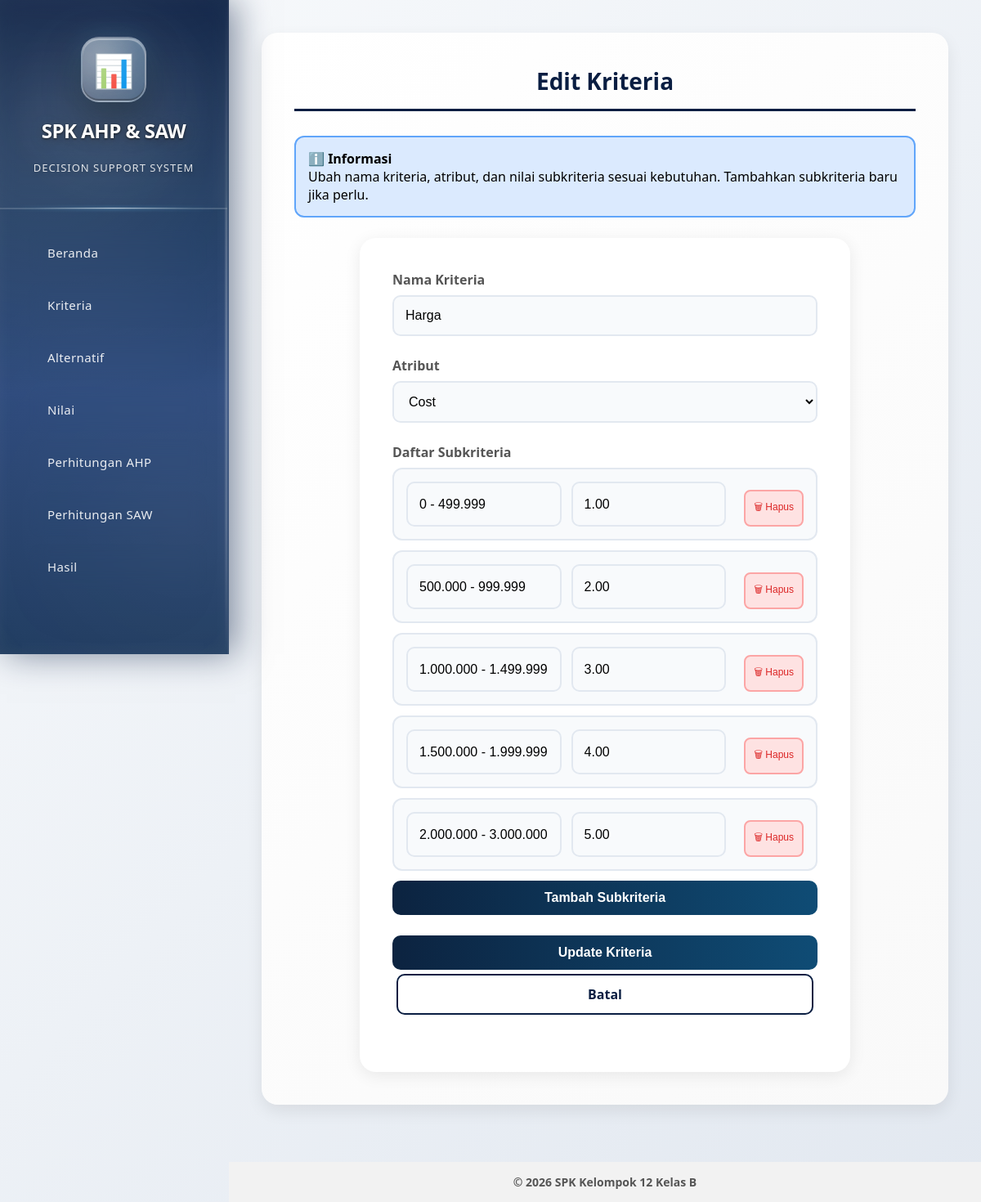
The app's page /edit_kriteria.php?id=23 (signed in) with its own data.
### tables this page shows
CREATE TABLE `criterias` (
  `id_criteria` tinyint(3) UNSIGNED NOT NULL,
  `criteria` varchar(100) NOT NULL,
  `attribute` enum('benefit','cost') NOT NULL
);

CREATE TABLE `sub_criterias` (
  `id_subcriteria` int(10) UNSIGNED NOT NULL,
  `id_criteria` tinyint(3) UNSIGNED NOT NULL,
  `name` varchar(100) NOT NULL,
  `value` decimal(10,2) NOT NULL
);

### edit_kriteria.php (the view, shortened to what this page needs)
<?php
include 'part/header.php';
include 'koneksi.php';
$id = intval($_GET['id']);
$kriteria = $conn->query("SELECT * FROM criterias WHERE id_criteria='$id'")->fetch_assoc();
$subkriteria = $conn->query("SELECT * FROM sub_criterias WHERE id_criteria='$id'");
?>
<div class="spk-container">
    <h2 class="spk-title">Edit Kriteria</h2>
    <div class="info-box">
        <b>ℹ️ Informasi</b><br>
        Ubah nama kriteria, atribut, dan nilai subkriteria sesuai kebutuhan. Tambahkan subkriteria baru jika perlu.
    </div>
    <form method="post" class="spk-form">
        <div class="spk-form-group">
            <label>Nama Kriteria</label>
            <input type="text" name="criteria" class="spk-input" required value="<?= htmlspecialchars($kriteria['criteria']) ?>">
        </div>
        <div class="spk-form-group">
            <label>Atribut</label>
            <select name="attribute" class="spk-input" required>
                <option value="cost" <?= $kriteria['attribute']=='cost'?'selected':'' ?>>Cost</option>
            </select>
        </div>
       <div class="spk-form-group">
            <label>Daftar Subkriteria</label>
            <div id="subkriteria-container">
                <?php while($s = $subkriteria->fetch_assoc()): ?>
                <div class="subkriteria-item">
                    <input type="text" name="subkriteria_name[]" class="spk-input" value="<?= $s['name'] ?>" required>
                    <input type="number" name="subkriteria_value[]" class="spk-input" value="<?= $s['value'] ?>" step="0.01" required>
                    <button type="button" class="spk-btn-remove" onclick="hapusSubkriteria(this)">🗑 Hapus</button>
                </div>
                <?php endwhile; ?>
            </div>
            <button type="button" class="spk-btn" onclick="tambahSubkriteria()">Tambah Subkriteria</button>
        </div>
        <div class="spk-form-group">
            <button type="submit" name="submit" class="spk-btn">Update Kriteria</button>
            <a href="kriteria.php" class="spk-btn-cancel">Batal</a>
        </div>
    </form>
</div>
<?php include 'part/footer.php'; ?>

### assets/general_css/style.css (style rules this page uses)
.spk-container { max-width: 1100px; margin: 50px auto; padding: 30px; background: linear-gradient(135deg, #ffffff, #f9f9f9); border-radius: 20px; box-shadow: 0 8px 20px rgba(0, 0, 0, 0.08); animation: fadeIn 0.8s ease; }
.spk-title { text-align: center; font-size: 32px; font-weight: 700; margin-bottom: 40px; color: #2c3e50; }
a { text-decoration: none; }
.spk-title { text-align: center; font-size: 28px; margin-bottom: 30px; }
.spk-btn { background: linear-gradient(90deg,#0C2340,#0F4C75) !important; color:white; padding: 12px 20px; border: none; border-radius: 8px; font-size: 1rem; font-weight: bold; cursor: pointer; width: 100%; transition: background-color 0.3s ease; }
h2, h3 { text-align: center; color: #333; margin-bottom: 20px; }
.spk-form { max-width: 600px; margin: 0 auto; padding: 30px; background: linear-gradient(135deg, #ffffff, #f9f9f9); border-radius: 16px; box-shadow: 0 6px 16px rgba(0, 0, 0, 0.08); }
.spk-form-group { margin-bottom: 20px; }
.spk-form-group label { display: block; margin-bottom: 8px; font-weight: 600; color: #333; }
.spk-input { width: 90%; padding: 12px 15px; border: 1px solid #ccc; border-radius: 8px; font-size: 16px; background: #f9f9f9; transition: border-color 0.3s; }
.spk-btn-remove { background-color: #f44336; color: white; padding: 6px 12px; margin-left: 10px; margin-top: 10px; border: none; border-radius: 6px; cursor: pointer; font-size: 12px; transition: background-color 0.3s; }
.subkriteria-item { margin-bottom: 10px; padding: 10px; background: #f9f9f9; border: 1px solid #ddd; border-radius: 8px; }
.spk-btn-cancel { display: inline-block; background-color: #410076; color: white; padding: 12px 24px; margin: 5px; font-size: 16px; border: none; border-radius: 8px; cursor: pointer; text-decoration: none; transition: background-color 0.3s; text-align: center; }
.spk-form-group { display: flex; flex-direction: column; margin-bottom: 20px; }
.spk-form-group label { margin-bottom: 8px; font-weight: 600; color: #555; }

### part/header.php (style rules this page uses)
* { margin: 0; padding: 0; box-sizing: border-box; }
body { font-family: 'Segoe UI', Tahoma, Geneva, Verdana, sans-serif; background: linear-gradient(135deg, #f8fafc 0%, #e2e8f0 100%); min-height: 100vh; display: flex; }

### edit_kriteria.php (style rules this page uses)
.spk-container { padding:40px;max-width:900px;margin:auto;min-height:100vh }
.spk-title { font-size:28px;font-weight:700;color:#0a1e42; margin-bottom:30px;border-bottom:3px solid #0a1e42; padding-bottom:15px }
.spk-form { background:white;padding:40px;border-radius:20px; box-shadow:0 4px 20px rgba(0,0,0,.08) }
.spk-form-group { margin-bottom:25px }
label { display:block;font-weight:600;margin-bottom:8px }
.spk-input { width:100%;padding:14px;border-radius:10px; border:2px solid #e2e8f0;background:#f8fafc }
.subkriteria-item { display:grid;grid-template-columns:1fr 1fr auto; gap:12px;margin-bottom:12px; padding:15px;border-radius:12px; background:#f8fafc;border:2px solid #e2e8f0 }
.spk-btn { background:#0a1e42;color:white; padding:12px 24px;border:none;border-radius:10px; font-weight:600;cursor:pointer }
.spk-btn-cancel { padding:12px 24px; border-radius:10px; border:2px solid #0a1e42; background:#fff; color:#0a1e42; text-decoration:none; font-weight:600; cursor:pointer; }
.spk-btn-remove { background:#fee2e2;border:2px solid #fca5a5; color:#dc2626;border-radius:8px;padding:10px }
.info-box { background:#dbeafe;border:2px solid #60a5fa; padding:15px;border-radius:12px; margin-bottom:25px }

### records on screen
criterias: criteria "Harga", attribute "Cost"
sub_criterias: name "0 - 499.999", value "1.00"
sub_criterias: name "500.000 - 999.999", value "2.00"
sub_criterias: name "1.000.000 - 1.499.999", value "3.00"
sub_criterias: name "1.500.000 - 1.999.999", value "4.00"
sub_criterias: name "2.000.000 - 3.000.000", value "5.00"
